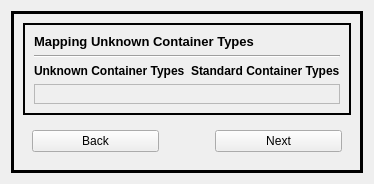
      <widget class="QWidget" name="third_page">
       <layout class="QVBoxLayout" name="verticalLayout_7">
        <item>
         <widget class="QFrame" name="frame_12">
          <property name="maximumSize">
           <size>
            <width>800</width>
            <height>600</height>
           </size>
          </property>
          <property name="frameShape">
           <enum>QFrame::Panel</enum>
          </property>
          <property name="frameShadow">
           <enum>QFrame::Plain</enum>
          </property>
          <property name="lineWidth">
           <number>3</number>
          </property>
          <layout class="QVBoxLayout" name="verticalLayout_5">
           <item>
            <widget class="QFrame" name="frame_4">
             <property name="maximumSize">
              <size>
               <width>16777215</width>
               <height>16777215</height>
              </size>
             </property>
             <property name="frameShape">
              <enum>QFrame::WinPanel</enum>
             </property>
             <property name="frameShadow">
              <enum>QFrame::Plain</enum>
             </property>
             <layout class="QGridLayout" name="gridLayout_19">
              <item row="1" column="0" colspan="2">
               <widget class="Line" name="line">
                <property name="maximumSize">
                 <size>
                  <width>900</width>
                  <height>16777215</height>
                 </size>
                </property>
                <property name="orientation">
                 <enum>Qt::Horizontal</enum>
                </property>
               </widget>
              </item>
              <item row="2" column="0">
               <widget class="QLabel" name="label_10">
                <property name="maximumSize">
                 <size>
                  <width>200</width>
                  <height>50</height>
                 </size>
                </property>
                <property name="font">
                 <font>
                  <weight>75</weight>
                  <bold>true</bold>
                 </font>
                </property>
                <property name="text">
                 <string>Unknown Container Types</string>
                </property>
               </widget>
              </item>
              <item row="2" column="1">
               <widget class="QLabel" name="label_9">
                <property name="maximumSize">
                 <size>
                  <width>200</width>
                  <height>50</height>
                 </size>
                </property>
                <property name="font">
                 <font>
                  <weight>75</weight>
                  <bold>true</bold>
                 </font>
                </property>
                <property name="text">
                 <string>Standard Container Types</string>
                </property>
               </widget>
              </item>
              <item row="0" column="0" colspan="2">
               <widget class="QLabel" name="label_8">
                <property name="maximumSize">
                 <size>
                  <width>16777215</width>
                  <height>30</height>
                 </size>
                </property>
                <property name="font">
                 <font>
                  <pointsize>10</pointsize>
                  <weight>75</weight>
                  <bold>true</bold>
                 </font>
                </property>
                <property name="text">
                 <string>Mapping Unknown Container Types</string>
                </property>
               </widget>
              </item>
              <item row="3" column="0" colspan="2">
               <widget class="QFrame" name="frame_9">
                <property name="frameShape">
                 <enum>QFrame::StyledPanel</enum>
                </property>
                <property name="frameShadow">
                 <enum>QFrame::Raised</enum>
                </property>
                <layout class="QGridLayout" name="gridLayout_9"/>
               </widget>
              </item>
             </layout>
            </widget>
           </item>
           <item>
            <widget class="QFrame" name="frame_8">
             <property name="maximumSize">
              <size>
               <width>16777215</width>
               <height>100</height>
              </size>
             </property>
             <property name="frameShape">
              <enum>QFrame::NoFrame</enum>
             </property>
             <property name="frameShadow">
              <enum>QFrame::Plain</enum>
             </property>
             <layout class="QHBoxLayout" name="horizontalLayout_3">
              <item>
               <widget class="QPushButton" name="unkown_back_pushbutton">
                <property name="text">
                 <string>Back</string>
                </property>
               </widget>
              </item>
              <item>
               <spacer name="horizontalSpacer_10">
                <property name="orientation">
                 <enum>Qt::Horizontal</enum>
                </property>
                <property name="sizeType">
                 <enum>QSizePolicy::Preferred</enum>
                </property>
                <property name="sizeHint" stdset="0">
                 <size>
                  <width>50</width>
                  <height>20</height>
                 </size>
                </property>
               </spacer>
              </item>
              <item>
               <widget class="QPushButton" name="unknown_next_pushButton">
                <property name="text">
                 <string>Next</string>
                </property>
               </widget>
              </item>
             </layout>
            </widget>
           </item>
          </layout>
         </widget>
        </item>
       </layout>
      </widget>
